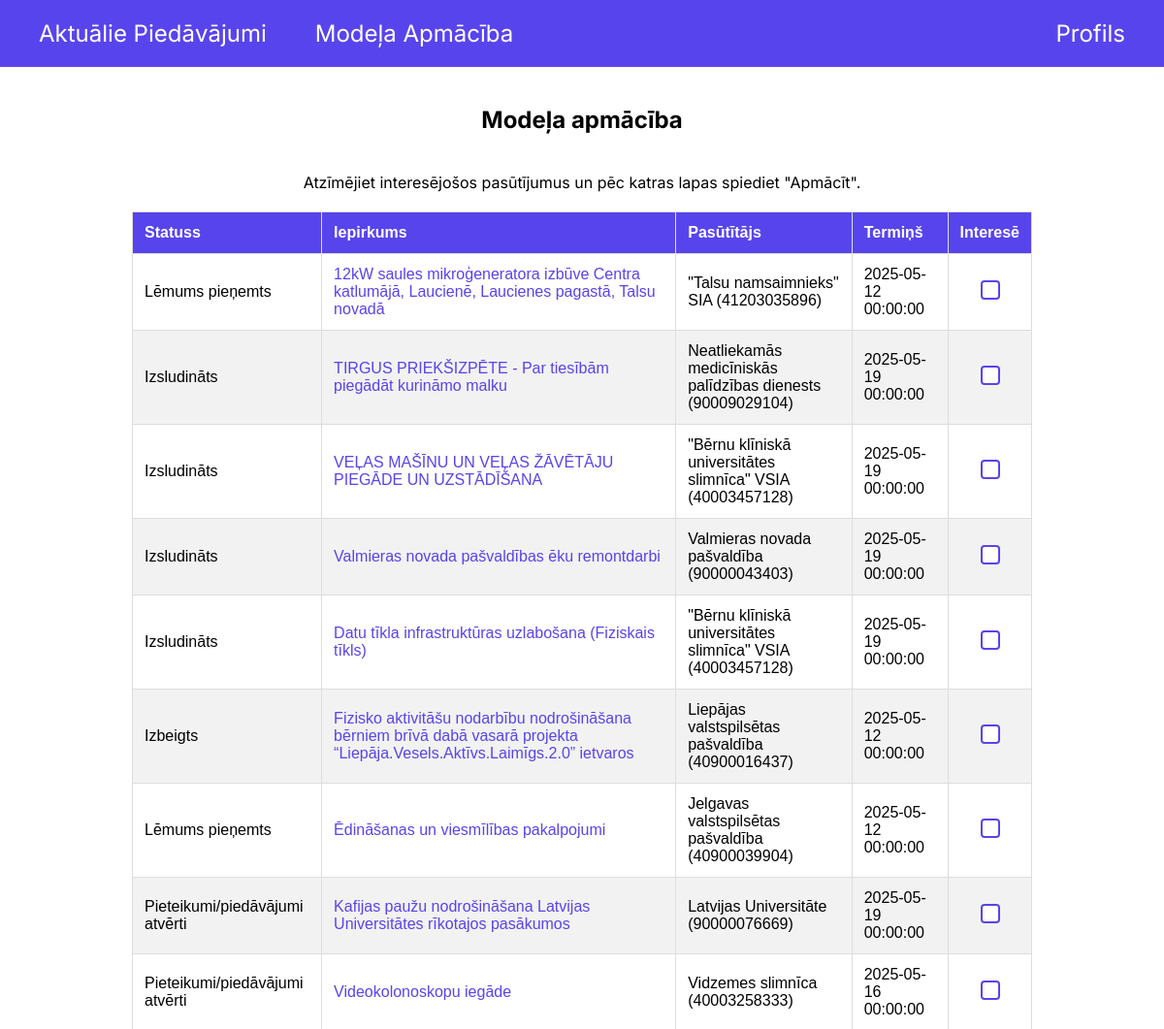
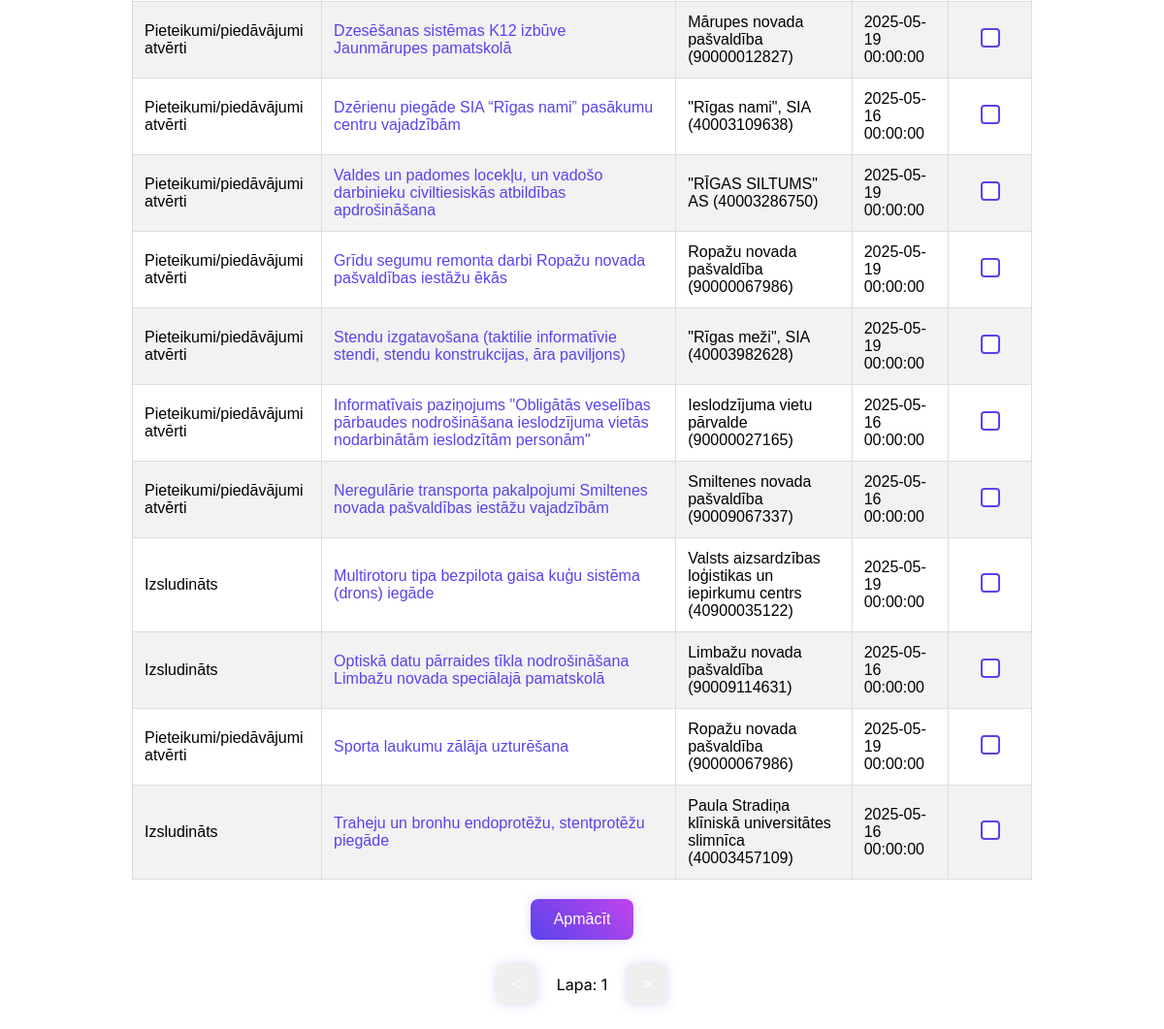
Screenshot of /training (signed in) with the database file from the repository (2 pictures, top to bottom).
### models.py (models this page shows, shortened)
class Procurement(Base):
    __tablename__ = "Procurements"
    id = Column(Integer, primary_key=True, autoincrement=True)
    status = Column(Text, nullable=False)
    text = Column(Text, nullable=False)
    link = Column(Text, nullable=False)
    customer = Column(Text, nullable=False)
    deadline = Column(DateTime)
    selected_by_users_link = relationship("UserProcurement", back_populates="procurement")

### main.py (the view, shortened to what this page needs)
@app.route('/training', methods=['GET', 'POST'])
@app.route('/training/<int:page>', methods=['GET', 'POST'])
def training(page=1):
    if 'user_id' not in session:
        return redirect(url_for('login'))
    current_time = datetime.now()
    start_index = (page - 1) * 20
    end_index = start_index + 20
    procurements = db.session.query(Procurement) \
        .filter(Procurement.deadline < current_time) \
        .filter(~Procurement.id.in_(
            db.session.query(UserProcurement.procurement_id)
            .filter(UserProcurement.user_id == session['user_id'])
        )) \
        .limit(20) \
        .offset(start_index) \
        .all()
    total_count = db.session.query(Procurement) \
        .filter(Procurement.deadline < current_time) \
        .filter(~Procurement.id.in_(
            db.session.query(UserProcurement.procurement_id)
            .filter(UserProcurement.user_id == session['user_id'])
        )) \
        .count()
    total_pages = (total_count // 20) + (1 if total_count % 20 > 0 else 0)
    return render_template('training.html', procurements=procurements, page=page, total_pages=total_pages, total_records=total_count)

### templates/training.html (shortened to what this page needs)
<!DOCTYPE html>
<html>
    <head>
        <link rel="stylesheet" type="text/css" href="{{ url_for('static', filename='css/template.css') }}">
    </head>
    <body>
        {% include "header.html" %}
        <div class="container-center" style="padding: 20px;">
            {% if total_records > 0 %}
            <form method="POST" action="{{ url_for('training') }}">
                <div class="container-center" style="flex: 0 0 auto;">
                    <h2>Modeļa apmācība</h2>
                    <p style="margin: 0px;">Atzīmējiet interesējošos pasūtījumus un pēc katras lapas spiediet "Apmācīt".</p>
                </div>
                <div class="container-center">
                    <table>
                        <thead>
                            <tr>
                                <th>Statuss</th>
                                <th>Iepirkums</th>
                                <th>Pasūtītājs</th>
                                <th>Termiņš</th>
                                <th>Interesē</th>
                            </tr>
                        </thead>
                        <tbody>
                            {% for procurement in procurements %}
                                <tr>
                                    <td>{{ procurement.status }}</td>
                                    <td><a href="{{ procurement.link }}">{{ procurement.text }}</a></td>
                                    <td>{{ procurement.customer }}</td>
                                    <td>{{ procurement.deadline }}</td>
                                    <td>
                                        <input type="checkbox" class="checkbox" value="{{ procurement.id }}" name="selected_records">
                                    </td>
                                </tr>
                            {% endfor %}
                        </tbody>
                    </table>
                </div>
                <div class="container-center" style="flex: 0 0 auto;">
                    <button id="train-btn" class="regular-btn">Apmācīt</button>
                </div>
            </form>
            <div class="container-center" style="flex: 0 0 auto;">
                <div class="container-center" style="flex-direction: row;">
                {% if page > 1 %}
                    <button id="previous-btn" class="blue-btn" style="padding: 12px 16px;" onclick="window.location.href='{{ url_for('training', page=page-1) }}';">&lt;</button>
                {% else %}
                    <button id="previous-btn" class="gray-btn" style="padding: 12px 16px;">&lt;</button>
                {% endif %}
                <p>Lapa: {{ page }}</p>
                {% if page < total_pages %}
                    <button id="next-btn" class="blue-btn" style="padding: 12px 16px;" onclick="window.location.href='{{ url_for('training', page=page+1) }}';">&gt;</button>
                {% else %}
                    <button id="next-btn" class="gray-btn" style="padding: 12px 16px;">&gt;</button>
                {% endif %}
                </div>
            </div>
            {% else %}
                <h2>Neviens iepirkums netika atrasts.</h2>
            {% endif %}
        </div>
    </body>
</html>

### static/css/template.css (style rules this page uses)
html { font-family: "Inter", sans-serif; font-optical-sizing: auto; font-weight: 400; font-style: normal; }
body { margin: 0; padding: 0; min-height: 100vh; display: flex; flex-direction: column; }
a:link { color: #5844EC; text-decoration: none; transition: 0.3s; }
.container-center { flex: 1; display: flex; justify-content: center; align-items: center; flex-direction: column; gap: 20px; }
.regular-btn { background: linear-gradient(45deg, #5844EC, #C244EC); color: white; border: none; padding: 12px 24px; border-radius: 8px; font-size: 16px; cursor: pointer; box-shadow: 0 0px 12px rgba(88, 68, 236, 0.2); transition: 0.3s; }
.blue-btn { background: linear-gradient(45deg, #5844EC); color: white; border: none; padding: 12px 24px; border-radius: 8px; font-size: 16px; cursor: pointer; box-shadow: 0 0px 12px rgba(88, 68, 236, 0.2); transition: 0.3s; }
.gray-btn { background: linear-gradient(45deg, #9591B3); color: white; border: none; padding: 12px 24px; border-radius: 8px; font-size: 16px; cursor: pointer; box-shadow: 0 0px 12px rgba(88, 68, 236, 0.2); transition: 0.3s; }
table { width: 100%; border-collapse: collapse; background-color: #fff; color: black; font-family: Arial, sans-serif; }
th, td { padding: 12px; text-align: left; border: 1px solid #ddd; }
th { background-color: #5844EC; color: #fff; font-weight: bold; }
tr:nth-child(even) { background-color: #f2f2f2; }
tr:nth-child(odd) { background-color: #fff; }
table { margin: 20px 0; max-width: 80%; }
table td:nth-child(5), table th:nth-child(5) { text-align: center; }
.checkbox { appearance: none; -webkit-appearance: none; width: 20px; height: 20px; border: 2px solid #5844EC; border-radius: 4px; background-color: #fff; cursor: pointer; position: relative; transition: background 0.2s ease; }

### rows the page displays
Procurement: status "Lēmums pieņemts", text "12kW saules mikroģeneratora izbūve Centra katlumājā, Laucienē, Laucienes pagastā, Talsu novadā", customer "\"Talsu namsaimnieks\" SIA (41203035896)", deadline "2025-05-12 00:00:00"
Procurement: status "Izsludināts", text "TIRGUS PRIEKŠIZPĒTE - Par tiesībām piegādāt kurināmo malku", customer "Neatliekamās medicīniskās palīdzības dienests (90009029104)", deadline "2025-05-19 00:00:00"
Procurement: status "Izsludināts", text "VEĻAS MAŠĪNU UN VEĻAS ŽĀVĒTĀJU PIEGĀDE UN UZSTĀDĪŠANA", customer "\"Bērnu klīniskā universitātes slimnīca\" VSIA (40003457128)", deadline "2025-05-19 00:00:00"
Procurement: status "Izsludināts", text "Valmieras novada pašvaldības ēku remontdarbi", customer "Valmieras novada pašvaldība (90000043403)", deadline "2025-05-19 00:00:00"
Procurement: status "Izsludināts", text "Datu tīkla infrastruktūras uzlabošana (Fiziskais tīkls)", customer "\"Bērnu klīniskā universitātes slimnīca\" VSIA (40003457128)", deadline "2025-05-19 00:00:00"
Procurement: status "Izbeigts", text "Fizisko aktivitāšu nodarbību nodrošināšana bērniem brīvā dabā vasarā projekta “Liepāja.Vesels.Aktīvs.Laimīgs.2.0” ietvaros", customer "Liepājas valstspilsētas pašvaldība (40900016437)", deadline "2025-05-12 00:00:00"
Procurement: status "Lēmums pieņemts", text "Ēdināšanas un viesmīlības pakalpojumi", customer "Jelgavas valstspilsētas pašvaldība (40900039904)", deadline "2025-05-12 00:00:00"
Procurement: status "Pieteikumi/piedāvājumi atvērti", text "Kafijas paužu nodrošināšana Latvijas Universitātes rīkotajos pasākumos", customer "Latvijas Universitāte (90000076669)", deadline "2025-05-19 00:00:00"
Procurement: status "Pieteikumi/piedāvājumi atvērti", text "Videokolonoskopu iegāde", customer "Vidzemes slimnīca (40003258333)", deadline "2025-05-16 00:00:00"
Procurement: status "Pieteikumi/piedāvājumi atvērti", text "Dzesēšanas sistēmas K12 izbūve Jaunmārupes pamatskolā", customer "Mārupes novada pašvaldība (90000012827)", deadline "2025-05-19 00:00:00"
Procurement: status "Pieteikumi/piedāvājumi atvērti", text "Dzērienu piegāde SIA “Rīgas nami” pasākumu centru vajadzībām", customer "\"Rīgas nami\", SIA (40003109638)", deadline "2025-05-16 00:00:00"
Procurement: status "Pieteikumi/piedāvājumi atvērti", text "Valdes un padomes locekļu, un vadošo darbinieku civiltiesiskās atbildības apdrošināšana", customer "\"RĪGAS SILTUMS\" AS (40003286750)", deadline "2025-05-19 00:00:00"
Procurement: status "Pieteikumi/piedāvājumi atvērti", text "Grīdu segumu remonta darbi Ropažu novada pašvaldības iestāžu ēkās", customer "Ropažu novada pašvaldība (90000067986)", deadline "2025-05-19 00:00:00"
Procurement: status "Pieteikumi/piedāvājumi atvērti", text "Stendu izgatavošana (taktilie informatīvie stendi, stendu konstrukcijas, āra paviljons)", customer "\"Rīgas meži\", SIA (40003982628)", deadline "2025-05-19 00:00:00"
Procurement: status "Pieteikumi/piedāvājumi atvērti", text "Informatīvais paziņojums \"Obligātās veselības pārbaudes nodrošināšana ieslodzījuma vietās nodarbinātām ieslodzītām personām\"", customer "Ieslodzījuma vietu pārvalde (90000027165)", deadline "2025-05-16 00:00:00"
Procurement: status "Pieteikumi/piedāvājumi atvērti", text "Neregulārie transporta pakalpojumi Smiltenes novada pašvaldības iestāžu vajadzībām", customer "Smiltenes novada pašvaldība (90009067337)", deadline "2025-05-16 00:00:00"
Procurement: status "Izsludināts", text "Multirotoru tipa bezpilota gaisa kuģu sistēma (drons) iegāde", customer "Valsts aizsardzības loģistikas un iepirkumu centrs (40900035122)", deadline "2025-05-19 00:00:00"
Procurement: status "Izsludināts", text "Optiskā datu pārraides tīkla nodrošināšana Limbažu novada speciālajā pamatskolā", customer "Limbažu novada pašvaldība (90009114631)", deadline "2025-05-16 00:00:00"
Procurement: status "Pieteikumi/piedāvājumi atvērti", text "Sporta laukumu zālāja uzturēšana", customer "Ropažu novada pašvaldība (90000067986)", deadline "2025-05-19 00:00:00"
Procurement: status "Izsludināts", text "Traheju un bronhu endoprotēžu, stentprotēžu piegāde", customer "Paula Stradiņa klīniskā universitātes slimnīca (40003457109)", deadline "2025-05-16 00:00:00"

### other values shown
{{ page }} "1"
